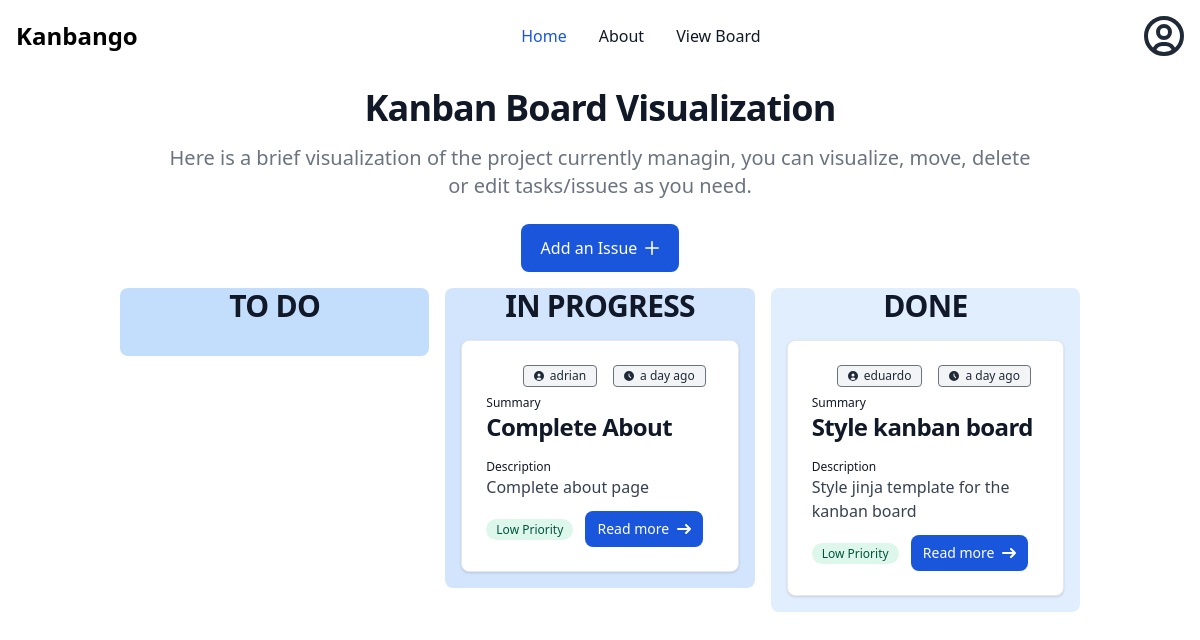
Screenshot of /issues/ (signed in) with the database file from the repository.
### issues/models.py (models this page shows, shortened)
class Issue(models.Model):
    summary = models.CharField(max_length=512)
    description = models.TextField()
    reporter = models.ForeignKey(
        get_user_model(),
        on_delete=models.CASCADE
    )
    assignee = models.ForeignKey(
        get_user_model(),
        on_delete=models.CASCADE,
        related_name="assignee",
        blank=True, null=True
    )
    status = models.ForeignKey(
        Status,
        on_delete=models.CASCADE
    )
    priority = models.ForeignKey(
        Priority,
        on_delete=models.CASCADE
    )
    created_on = models.DateTimeField(auto_now_add=True)

class Priority(models.Model):
    name = models.CharField(max_length=128)
    description = models.CharField(max_length=256)
    def __str__(self):
        return self.name

### accounts/models.py (models this page shows)
class CustomUser(AbstractUser):
    team = models.ForeignKey(
        Team,
        on_delete=models.CASCADE,
        null = True, blank = True
    )
    role = models.ForeignKey(
        Role,
        on_delete=models.CASCADE,
        null = True, blank = True
    )

### issues/views.py (the view, shortened to what this page needs)
# urls.py: path("", views.IssueListView.as_view(), name="list"),
class IssueListView(LoginRequiredMixin, ListView):
    template_name = "issues/list.html"
    model = Issue
    def get_context_data(self, **kwargs):
        context = super().get_context_data(**kwargs)
        user_team = self.request.user.team
        po_role = Role.objects.get(name = "product owner")
        product_owner = get_user_model().objects.get(
            role = po_role,
            team = user_team
        )
        context['todo_issue_list'] = []
        context['inprogress_issue_list'] = []
        context['done_issue_list'] = []
        context['issue_list'] = Issue.objects.filter(
            reporter = product_owner
        ).order_by("created_on").order_by("priority").reverse()
        todo = Status.objects.get(name = "to do")
        temp_todo_list = context['issue_list'].filter(
            status = todo
        )
        for issue in temp_todo_list.all():
            issue.created_on = arrow.get(issue.created_on).humanize()
            context['todo_issue_list'].append(issue)
        in_progress = Status.objects.get(name = "in progress")
        temp_in_progress_list = context['issue_list'].filter(
            status = in_progress
        )
        for issue in temp_in_progress_list.all():
            issue.created_on = arrow.get(issue.created_on).humanize()
            context['inprogress_issue_list'].append(issue)
        done = Status.objects.get(name = "done")
        temp_done_list = context['issue_list'].filter(
            status = done
        )
        for issue in temp_done_list.all():
            issue.created_on = arrow.get(issue.created_on).humanize()
            context['done_issue_list'].append(issue)
        return context

### templates/issues/list.html (shortened to what this page needs)
{% extends 'base.html' %}
{% block content %}
<div class="container mx-auto px-4 text-center">
	<h1
		class="mb-4 text-2xl font-extrabold leading-none tracking-tight text-gray-900 md:text-3xl lg:text-4xl dark:text-white">
		Kanban Board Visualization</h1>
	<p class="mb-6 text-lg font-normal text-gray-500 lg:text-xl sm:px-16 xl:px-48 dark:text-gray-400">Here is a brief
		visualization of the project currently managin,
		you can visualize, move, delete or edit tasks/issues as you need.
	</p>
	{% if user.role.name == "product owner" %}
		<a href="{% url 'new' %}"
			class="inline-flex items-center justify-center px-5 py-3 text-base font-medium text-center text-white bg-blue-700 rounded-lg hover:bg-blue-800 focus:ring-4 focus:ring-blue-300 dark:focus:ring-blue-900">
			Add an Issue
			<svg class="w-3.5 h-3.5 ml-2" aria-hidden="true" xmlns="http://www.w3.org/2000/svg" fill="none"
				viewBox="0 0 18 18">
				<path stroke="currentColor" stroke-linecap="round" stroke-linejoin="round" stroke-width="2"
					d="M9 1v16M1 9h16" />
			</svg>
		</a>
	{% endif %}
</div>
<div class="container mx-auto px-4">
	<div class="flex mb-4 m-4 gap-4">
		<div class="flex-1 bg-blue-200/100 h-full rounded-lg">
			<h1
				class="mb-4 text-xl text-center font-bold leading-none tracking-tight text-gray-900 md:text-2xl lg:text-3xl dark:text-white">
				TO DO</h1>
		</div>
		<div class="flex-1 bg-blue-200/75 h-full rounded-lg">
			<h1
				class="mb-4 text-xl text-center font-bold leading-none tracking-tight text-gray-900 md:text-2xl lg:text-3xl dark:text-white">
				IN PROGRESS</h1>
			<div class="grid grid-cols-1 gap-4 px-4 mb-4" id="inprogress_list">
				{% for issue in inprogress_issue_list %}
				<div name="{{issue.id}}" draggable="true"
					class="max-w-sm p-6 bg-white border border-gray-200 rounded-lg shadow dark:bg-gray-800 dark:border-gray-700">
					<div class="flex flex-row-reverse space-x-4 space-x-reverse mb-2 items-center">
						<span
							class="bg-gray-100 text-gray-800 text-xs font-medium inline-flex items-center px-2.5 py-0.5 rounded mr-2 dark:bg-gray-700 dark:text-gray-400 border border-gray-500">
							<svg class="w-2.5 h-2.5 mr-1.5" aria-hidden="true" xmlns="http://www.w3.org/2000/svg"
								fill="currentColor" viewBox="0 0 20 20">
								<path
									d="M10 0a10 10 0 1 0 10 10A10.011 10.011 0 0 0 10 0Zm3.982 13.982a1 1 0 0 1-1.414 0l-3.274-3.274A1.012 1.012 0 0 1 9 10V6a1 1 0 0 1 2 0v3.586l2.982 2.982a1 1 0 0 1 0 1.414Z" />
							</svg>
							{{issue.created_on}}
						</span>
						<span
							class="bg-gray-100 text-gray-800 text-xs font-medium inline-flex items-center px-2.5 py-0.5 rounded mr-2 dark:bg-gray-700 dark:text-gray-400 border border-gray-500">
							{{issue.assignee}}
						</span>
					</div>
					<p class="text-xs text-gray-900 dark:text-white">Summary</p>
					<h5 class="mb-2 text-2xl font-bold tracking-tight text-gray-900 dark:text-white">{{issue.summary}}
					</h5>
					<p class="text-xs text-gray-900 dark:text-white mt-4">Description</p>
					<p class="mb-3 font-normal text-gray-700 dark:text-gray-400">{{issue.description}}</p>
					{% if issue.priority.name == "high" %}
					<span
						class="bg-red-100 text-red-800 text-xs font-medium mr-2 px-2.5 py-0.5 rounded-full dark:bg-red-900 dark:text-red-300 capitalize">{{issue.priority}}
						Priority</span>
					{% elif issue.priority.name == "medium" %}
					<span
						class="bg-yellow-100 text-yellow-800 text-xs font-medium mr-2 px-2.5 py-0.5 rounded-full dark:bg-yellow-900 dark:text-yellow-300 capitalize">{{issue.priority}}
						Priority</span>
					{% else %}
					<span
						class="bg-green-100 text-green-800 text-xs font-medium mr-2 px-2.5 py-0.5 rounded-full dark:bg-green-900 dark:text-green-300 capitalize">{{issue.priority}}
						Priority</span>
					{% endif %}
					<a href="{% url 'detail' issue.id %}"
						class="inline-flex items-center px-3 py-2 text-sm font-medium text-center text-white bg-blue-700 rounded-lg hover:bg-blue-800 focus:ring-4 focus:outline-none focus:ring-blue-300 dark:bg-blue-600 dark:hover:bg-blue-700 dark:focus:ring-blue-800">
						Read more
						<svg class="w-3.5 h-3.5 ml-2" aria-hidden="true" xmlns="http://www.w3.org/2000/svg" fill="none"
							viewBox="0 0 14 10">
							<path stroke="currentColor" stroke-linecap="round" stroke-linejoin="round" stroke-width="2"
								d="M1 5h12m0 0L9 1m4 4L9 9" />
						</svg>
					</a>
				</div>
				{% endfor %}
			</div>
		</div>
		<div class="flex-1 bg-blue-200/50 h-full rounded-lg">
			<h1
				class="mb-4 text-xl text-center font-bold leading-none tracking-tight text-gray-900 md:text-2xl lg:text-3xl dark:text-white">
				DONE</h1>
			<div class="grid grid-cols-1 gap-4 px-4 mb-4" id="done_list">
				{% for issue in done_issue_list %}
				<div name="{{issue.id}}" draggable="true"
					class="max-w-sm p-6 bg-white border border-gray-200 rounded-lg shadow dark:bg-gray-800 dark:border-gray-700">
					<div class="flex flex-row-reverse space-x-4 space-x-reverse mb-2 items-center">
						<span
							class="bg-gray-100 text-gray-800 text-xs font-medium inline-flex items-center px-2.5 py-0.5 rounded mr-2 dark:bg-gray-700 dark:text-gray-400 border border-gray-500">
							<svg class="w-2.5 h-2.5 mr-1.5" aria-hidden="true" xmlns="http://www.w3.org/2000/svg"
								fill="currentColor" viewBox="0 0 20 20">
								<path
									d="M10 0a10 10 0 1 0 10 10A10.011 10.011 0 0 0 10 0Zm3.982 13.982a1 1 0 0 1-1.414 0l-3.274-3.274A1.012 1.012 0 0 1 9 10V6a1 1 0 0 1 2 0v3.586l2.982 2.982a1 1 0 0 1 0 1.414Z" />
							</svg>
							{{issue.created_on}}
						</span>
						<span
							class="bg-gray-100 text-gray-800 text-xs font-medium inline-flex items-center px-2.5 py-0.5 rounded mr-2 dark:bg-gray-700 dark:text-gray-400 border border-gray-500">
							{{issue.assignee}}
						</span>
					</div>
					<p class="text-xs text-gray-900 dark:text-white">Summary</p>
					<h5 class="mb-2 text-2xl font-bold tracking-tight text-gray-900 dark:text-white">{{issue.summary}}
					</h5>
					<p class="text-xs text-gray-900 dark:text-white mt-4">Description</p>
					<p class="mb-3 font-normal text-gray-700 dark:text-gray-400">{{issue.description}}</p>
					{% if issue.priority.name == "high" %}
					<span
						class="bg-red-100 text-red-800 text-xs font-medium mr-2 px-2.5 py-0.5 rounded-full dark:bg-red-900 dark:text-red-300 capitalize">{{issue.priority}}
						Priority</span>
					{% elif issue.priority.name == "medium" %}
					<span
						class="bg-yellow-100 text-yellow-800 text-xs font-medium mr-2 px-2.5 py-0.5 rounded-full dark:bg-yellow-900 dark:text-yellow-300 capitalize">{{issue.priority}}
						Priority</span>
					{% else %}
					<span
						class="bg-green-100 text-green-800 text-xs font-medium mr-2 px-2.5 py-0.5 rounded-full dark:bg-green-900 dark:text-green-300 capitalize">{{issue.priority}}
						Priority</span>
					{% endif %}
					<a href="{% url 'detail' issue.id %}"
						class="inline-flex items-center px-3 py-2 text-sm font-medium text-center text-white bg-blue-700 rounded-lg hover:bg-blue-800 focus:ring-4 focus:outline-none focus:ring-blue-300 dark:bg-blue-600 dark:hover:bg-blue-700 dark:focus:ring-blue-800">
						Read more
						<svg class="w-3.5 h-3.5 ml-2" aria-hidden="true" xmlns="http://www.w3.org/2000/svg" fill="none"
							viewBox="0 0 14 10">
							<path stroke="currentColor" stroke-linecap="round" stroke-linejoin="round" stroke-width="2"
								d="M1 5h12m0 0L9 1m4 4L9 9" />
						</svg>
					</a>
				</div>
				{% endfor %}
			</div>
		</div>
	</div>
</div>
{% endblock content %}

### rows the page displays
Issue: created_on "a day ago", assignee "adrian", summary "Complete About", description "Complete about page", priority "Low"
Issue: created_on "a day ago", assignee "eduardo", summary "Style kanban board", description "Style jinja template for the kanban board", priority "Low"
